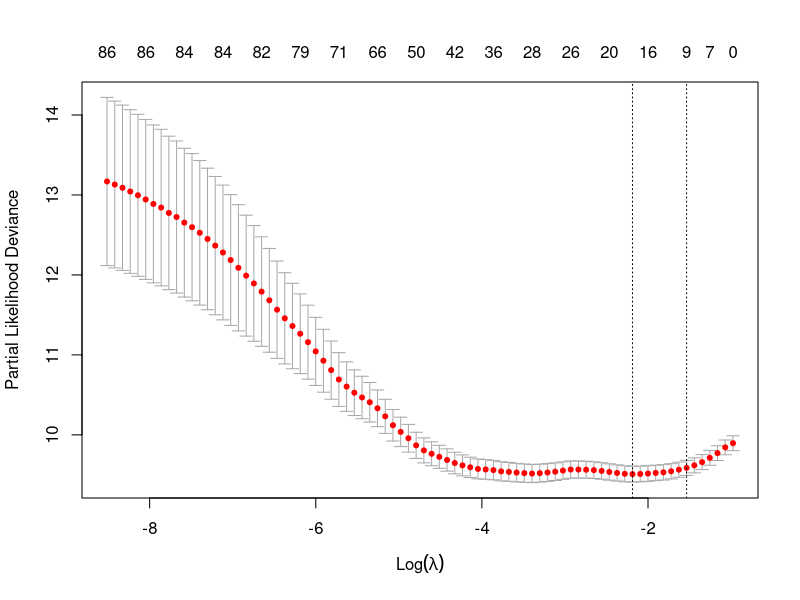

Write R code to recreate this figure.
library(Biobase)
require(glmnet)
require(survival)
## to run glmnet use readtable to read the data & rownmaes =1 header = true 
#### (The data file should contain time which in days of survival also contain status which means 
# status shows the vital status if dead ==1 if it's alive = 0
### 
####
data=read.table("expr_degs.csv", row.names= 1, header=TRUE , stringsAsFactors=FALSE, sep = ",")
dim(data)
head(data)
data$Time <- as.numeric(data$Time)
data$Status <- as.numeric(data$Status)
# cross-val
x = data.matrix(data[,1:(ncol(data)-4)])
x
dim(x)
y = Surv(data$Time, data$Status)
y
cvfit = cv.glmnet(x = x, y = y, family = "cox", nfolds = nrow(data), grouped = T)
cvfit
plot(cvfit)
# fit
fit <- glmnet(
  x = x,
  y = y,
  family = 'cox', nlambda = 9, lambda = cvfit$lambda.1se)
fit

coefs <- coef(fit, s = cvfit$lambda.1se)
coefs
df <- data.frame(name = coefs@Dimnames[[1]][coefs@i + 1], coefficient = coefs@x)
df
write.table(df, 'glmnet_coeficent.csv', row.names = F)
